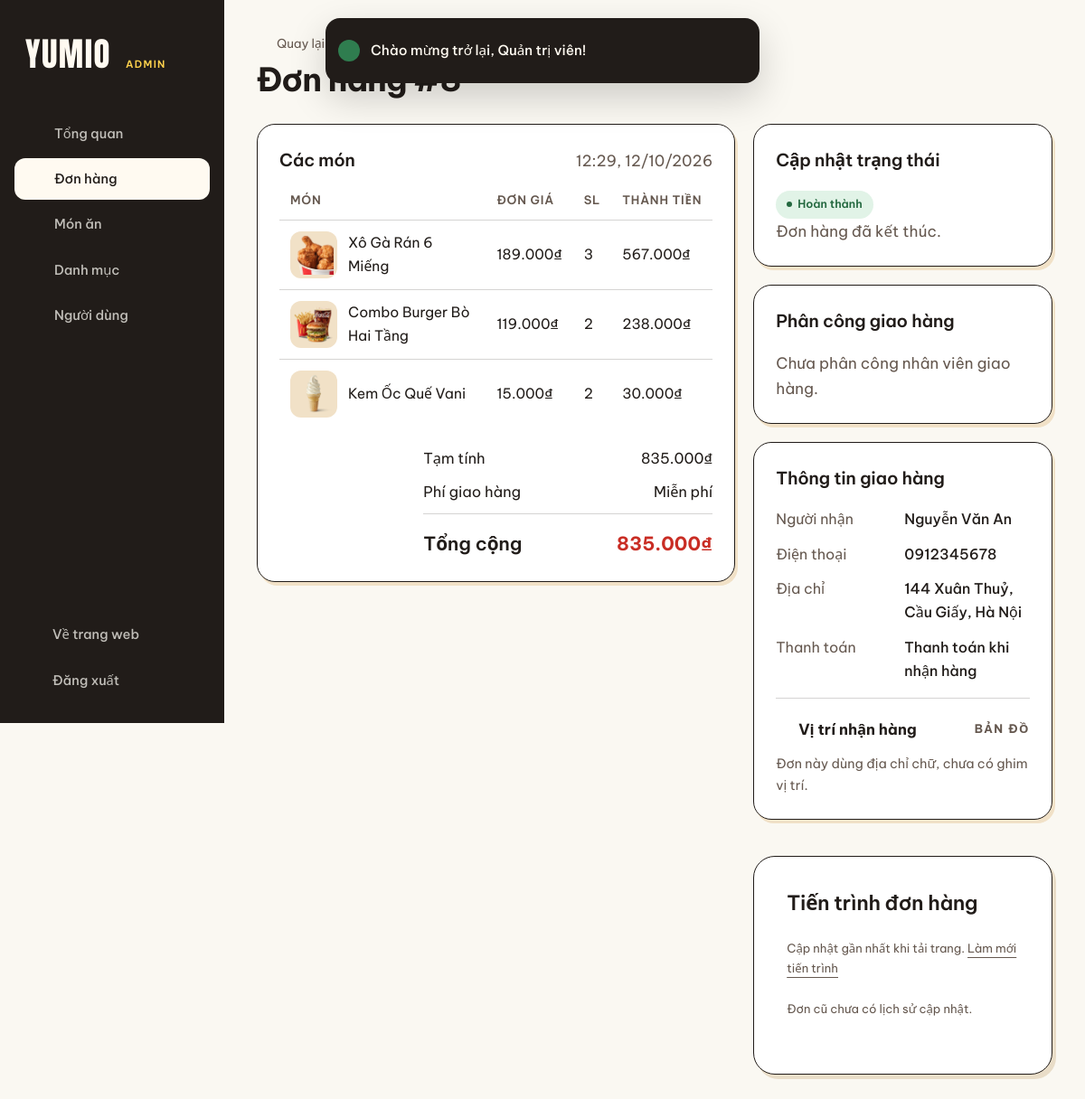
Page /admin/orders/8 (signed in) on the committed database.
### tables this page shows
CREATE TABLE orders (
    id             INT UNSIGNED AUTO_INCREMENT PRIMARY KEY,
    user_id        INT UNSIGNED NOT NULL,
    receiver_name  VARCHAR(100) NOT NULL,
    phone          VARCHAR(20)  NOT NULL,
    address        VARCHAR(255) NOT NULL,
    note           TEXT NULL,
    subtotal       DECIMAL(12, 0) NOT NULL,
    shipping_fee   DECIMAL(12, 0) NOT NULL DEFAULT 0,
    total_amount   DECIMAL(12, 0) NOT NULL,
    payment_method ENUM('cod', 'bank') NOT NULL DEFAULT 'cod',
    status         ENUM('pending', 'confirmed', 'preparing', 'delivering', 'completed', 'cancelled') NOT NULL DEFAULT 'pending',
    shipper_id     INT UNSIGNED NULL,
    checkout_token CHAR(64) NULL UNIQUE,
    delivery_lat   DECIMAL(10,7) NULL,
    delivery_lng   DECIMAL(10,7) NULL,
    distance_km    DECIMAL(10,2) NULL,
    created_at     TIMESTAMP NOT NULL DEFAULT CURRENT_TIMESTAMP,
    FOREIGN KEY (user_id) REFERENCES users(id) ON DELETE RESTRICT,
    FOREIGN KEY (shipper_id) REFERENCES users(id) ON DELETE RESTRICT,
    INDEX idx_orders_shipper_status (shipper_id, status)
);

CREATE TABLE order_items (
    id       INT UNSIGNED AUTO_INCREMENT PRIMARY KEY,
    order_id INT UNSIGNED NOT NULL,
    food_id  INT UNSIGNED NOT NULL,
    quantity INT UNSIGNED NOT NULL,
    price    DECIMAL(12, 0) NOT NULL COMMENT 'Giá tại thời điểm đặt hàng',
    food_name VARCHAR(150) NULL COMMENT 'Tên món tại thời điểm đặt hàng',
    FOREIGN KEY (order_id) REFERENCES orders(id) ON DELETE CASCADE,
    FOREIGN KEY (food_id)  REFERENCES foods(id)  ON DELETE RESTRICT
);

CREATE TABLE foods (
    id           INT UNSIGNED AUTO_INCREMENT PRIMARY KEY,
    category_id  INT UNSIGNED NOT NULL,
    name         VARCHAR(150) NOT NULL,
    slug         VARCHAR(170) NOT NULL UNIQUE,
    description  TEXT NULL,
    price        DECIMAL(12, 0) NOT NULL,
    image        VARCHAR(255) NULL COMMENT 'Đường dẫn tính từ public/',
    bg_color     CHAR(7) NOT NULL DEFAULT '#f9c94d' COMMENT 'Màu nền thẻ món ăn',
    is_featured  TINYINT(1) NOT NULL DEFAULT 0,
    is_available TINYINT(1) NOT NULL DEFAULT 1,
    created_at   TIMESTAMP NOT NULL DEFAULT CURRENT_TIMESTAMP,
    FOREIGN KEY (category_id) REFERENCES categories(id) ON DELETE RESTRICT
);

### app/Core/Controller.php (called while the page is built, shortened)
<?php
abstract class Controller
{
    protected function view(string $view, array $data = [], ?string $layout = 'main'): void
    {
        View::render($view, $data, $layout);
    }
}

### app/Controllers/Admin/OrderController.php (called while the page is built, shortened)
<?php
class OrderController extends Controller
{
    public function show(string $id): void
    {
        $order = Order::find((int) $id) ?? $this->notFound();
        $this->view('admin/order/detail', [
            'title' => 'Đơn hàng #' . $order['id'],
            'order' => $order,
            'items' => OrderItem::byOrder((int) $order['id']),
            'shippers' => User::shippers(),
            'events' => Order::events((int) $order['id']),
        ], 'admin');
    }
}

### public/index.php (called while the page is built, shortened)
<?php
require BASE_PATH . '/app/bootstrap.php';
$router = new App\Core\Router();
$router->dispatch($_SERVER['REQUEST_METHOD'], $_SERVER['REQUEST_URI']);

### app/bootstrap.php (called while the page is built, shortened)
<?php
spl_autoload_register(function (string $class): void {
    $prefix = 'App\\';
    $file = BASE_PATH . '/app/' . str_replace('\\', '/', substr($class, strlen($prefix))) . '.php';
});
require BASE_PATH . '/app/Helpers/functions.php';

### app/Core/Database.php (called while the page is built, shortened)
<?php
class Database
{
    private static ?PDO $connection = null;
    public static function connection(): PDO
    {
        if (self::$connection === null) {
            $db = config('database');
            $dsn = "mysql:host={$db['host']};port={$db['port']};dbname={$db['database']};charset={$db['charset']}";
            self::$connection = new PDO($dsn, $db['username'], $db['password'], [
                PDO::ATTR_ERRMODE            => PDO::ERRMODE_EXCEPTION,
                PDO::ATTR_DEFAULT_FETCH_MODE => PDO::FETCH_ASSOC,
                PDO::ATTR_EMULATE_PREPARES   => false,
            ]);
            self::$connection->exec("SET SESSION sql_mode = CONCAT_WS(',', @@sql_mode, 'STRICT_TRANS_TABLES')");
        }
        return self::$connection;
    }
}

### app/Core/Model.php (called while the page is built, shortened)
<?php
abstract class Model
{
    protected static string $table;
    protected static string $primaryKey = 'id';
    protected static function db(): PDO
    {
        return Database::connection();
    }
    public static function find(int $id): ?array
    {
        $stmt = static::db()->prepare('SELECT * FROM ' . static::$table . ' WHERE ' . static::$primaryKey . ' = ?');
        $stmt->execute([$id]);
        return $stmt->fetch() ?: null;
    }
}

### app/Models/OrderItem.php (called while the page is built, shortened)
<?php
class OrderItem extends Model
{
    public static function byOrder(int $orderId): array
    {
        $stmt = static::db()->prepare(
            'SELECT oi.*, COALESCE(oi.food_name, f.name) AS name, f.slug, f.image, f.bg_color FROM order_items oi
             JOIN foods f ON f.id = oi.food_id
             WHERE oi.order_id = ?'
        );
        $stmt->execute([$orderId]);
        return $stmt->fetchAll();
    }
}

### app/Views/admin/order/detail.php (the view, shortened to what this page needs)
<?php $headBack = '/admin/orders'; require BASE_PATH . '/app/Views/partials/admin_head.php'; ?>
<div class="admin-grid admin-grid--wide-left">
    <section class="panel">
        <div class="panel__head"><h2>Các món</h2><span class="muted"><?= date('H:i, d/m/Y', strtotime($order['created_at'])) ?></span></div>
        <table class="table">
            <thead><tr><th>Món</th><th>Đơn giá</th><th>SL</th><th>Thành tiền</th></tr></thead>
            <tbody>
            <?php foreach ($items as $item): ?>
                <tr>
                    <td><div class="cell-media"><span class="tile-media" style="--tile-bg: <?= e($item['bg_color']) ?>"><img src="<?= image_url($item['image']) ?>" alt=""></span><span><?= e($item['name']) ?></span></div></td>
                    <td><?= format_price($item['price']) ?></td>
                    <td><?= $item['quantity'] ?></td>
                    <td><?= format_price($item['price'] * $item['quantity']) ?></td>
                </tr>
            <?php endforeach; ?>
            </tbody>
        </table>
        <div class="totals">
            <div class="summary__row"><span>Tạm tính</span><span><?= format_price($order['subtotal']) ?></span></div>
            <div class="summary__row"><span>Phí giao hàng</span><span><?= $order['shipping_fee'] > 0 ? format_price($order['shipping_fee']) : 'Miễn phí' ?></span></div>
            <div class="summary__row summary__row--total"><span>Tổng cộng</span><span><?= format_price($order['total_amount']) ?></span></div>
        </div>
    </section>
    <div class="stack">
        <section class="panel">
            <h2>Cập nhật trạng thái</h2>
            <p><span class="status-pill status--<?= e($order['status']) ?>"><?= e(App\Models\Order::STATUSES[$order['status']]) ?></span></p>
            <?php $nextStatuses = App\Models\Order::TRANSITIONS[$order['status']] ?? []; ?>
            <?php if ($nextStatuses): ?>
            <form action="<?= url('/admin/orders/' . $order['id'] . '/status') ?>" method="post" class="status-form">
                <?= csrf_field() ?>
                <div class="choice-list">
                    <?php foreach ($nextStatuses as $value): $label = App\Models\Order::STATUSES[$value]; ?>
                        <label class="choice choice--compact">
                            <input type="radio" name="status" value="<?= $value ?>" required <?= $value === 'delivering' && !$order['shipper_id'] ? 'disabled' : '' ?>>
                            <span class="status-pill status--<?= $value ?>"><?= e($label) ?></span>
                        </label>
                    <?php endforeach; ?>
                </div>
                <button type="submit" class="btn btn--solid btn--block">Lưu trạng thái</button>
            </form>
            <?php else: ?><p class="muted">Đơn hàng đã kết thúc.</p><?php endif; ?>
        </section>
        <section class="panel">
            <h2>Phân công giao hàng</h2>
            <?php $assignedShipper = null; foreach ($shippers as $candidate) { if ((int) $candidate['id'] === (int) $order['shipper_id']) { $assignedShipper = $candidate; } } ?>
            <p class="muted"><?= $assignedShipper ? e($assignedShipper['name']) . ' · ' . e($assignedShipper['phone'] ?? '') : 'Chưa phân công nhân viên giao hàng.' ?></p>
        </section>
        <section class="panel">
            <h2>Thông tin giao hàng</h2>
            <dl class="info-list">
                <div><dt>Người nhận</dt><dd><?= e($order['receiver_name']) ?></dd></div>
                <div><dt>Điện thoại</dt><dd><a href="tel:<?= e($order['phone']) ?>"><?= e($order['phone']) ?></a></dd></div>
                <div><dt>Địa chỉ</dt><dd><?= e($order['address']) ?></dd></div>
                <div><dt>Thanh toán</dt><dd><?= e(App\Models\Order::PAYMENT_METHODS[$order['payment_method']]) ?></dd></div>
            </dl>
            <?php $mapMode = 'view'; $mapOrder = $order; require BASE_PATH . '/app/Views/partials/delivery_map.php'; ?>
        </section>
        <?php require BASE_PATH . '/app/Views/partials/order_events.php'; ?>
    </div>
</div>

### app/Core/Router.php (shortened to what this page needs)
<?php
class Router
{
    private array $routes = [];
    private function add(string $method, string $path, array $action, array $middlewares): void
    {
        $this->routes[$method][] = compact('pattern', 'action', 'middlewares');
    }
    public function dispatch(string $method, string $uri): void
    {
        $path = $this->normalizePath($uri);
        foreach ($this->routes[$method] ?? [] as $route) {
            if (!preg_match($route['pattern'], $path, $matches)) {
                continue;
            }
            $params = array_filter($matches, 'is_string', ARRAY_FILTER_USE_KEY);
            [$controller, $action] = $route['action'];
            (new $controller())->$action(...$params);
            return;
        }
    }
    private function normalizePath(string $uri): string
    {
        $path = parse_url($uri, PHP_URL_PATH) ?: '/';
        return rtrim($path, '/') ?: '/';
    }
}

### public/assets/css/style.css (style rules this page uses)
:root { --cream: #fffdf7; --cream-2: #fff9e9; --cream-3: #fff3d6; --ink: #203c31; --ink-soft: #5c5a55; --ink-faint: #8b8880; --line: rgba(45, 45, 45, 0.14); --white: #fff; --success: #2f7d4f; --danger: #c63a2b; --c-yellow: #f9c94d; --c-orange: #f6893b; --c-red: #e9573d; --c-green: #9cc94a; --c-blue: #2fb3d3; --c-peach: #f8a46b; --font-sans: "Be Vietnam Pro", system-ui, -apple-system, "Segoe UI", sans-serif; --font-serif: "Playfair Display", Georgia, "Times New Roman", serif; --font-display: "Anton", Impact, "Arial Narrow", sans-serif; --container: 1200px; --gutter: clamp(20px, 4vw, 48px); --section-space: clamp(64px, 8vw, 128px); --radius: 18px; --radius-sm: 12px; --pill: 999px; --ease-out: cubic-bezier(0.22, 1, 0.36, 1); --ease-in-out: cubic-bezier(0.65, 0, 0.35, 1); --press: 100ms; --header-h: 124px; color-scheme: light; }
*, *::before, *::after { box-sizing: border-box; }
html { -webkit-text-size-adjust: 100%; scroll-padding-top: calc(var(--header-h) + 16px); }
body { margin: 0; background: var(--cream); color: var(--ink); font: 400 1rem/1.6 var(--font-sans); -webkit-font-smoothing: antialiased; -moz-osx-font-smoothing: grayscale; text-rendering: optimizeLegibility; overflow-x: hidden; }
img, svg { display: block; max-width: 100%; }
img { height: auto; }
a { color: inherit; text-decoration: none; }
h1, h2, h3, h4, p { margin: 0; }
.muted { color: var(--ink-soft); }
.tile-media { position: relative; display: grid; place-items: center; aspect-ratio: 3 / 4; overflow: hidden; background: var(--tile-bg, var(--c-yellow)); }
.tile-media img { width: 80%; height: 80%; object-fit: contain; filter: drop-shadow(0 22px 26px rgba(40, 20, 0, 0.22)); transition: transform 600ms var(--ease-out); -webkit-user-drag: none; user-select: none; }
.summary__row { display: flex; justify-content: space-between; gap: 16px; font-size: 0.95rem; }
.summary__row span:last-child { font-variant-numeric: tabular-nums; }
.summary__row--total { padding-top: 16px; border-top: 1px solid var(--line); font-size: 1.15rem; font-weight: 600; }
.status-pill { display: inline-flex; align-items: center; gap: 6px; padding: 5px 12px; border-radius: var(--pill); font-size: 0.78rem; font-weight: 600; white-space: nowrap; background: #eee; }
.status-pill::before { content: ""; width: 6px; height: 6px; border-radius: 50%; background: currentColor; }
.status--completed { background: #e1f3e7; color: #23683f; }
.info-list { display: grid; gap: 12px; font-size: 0.95rem; }
.info-list div { display: grid; grid-template-columns: 130px 1fr; gap: 12px; }
.info-list dt { color: var(--ink-soft); }
.info-list dd { margin: 0; font-weight: 500; }
.info-list dd, .order-card__meta { overflow-wrap: anywhere; }

### public/assets/css/admin.css (style rules this page uses)
body.admin { display: grid; grid-template-columns: 248px minmax(0, 1fr); min-height: 100dvh; background: #faf8f2; }
.panel { padding: 24px; border-radius: 20px; background: var(--white); box-shadow: 0 0 0 1px var(--line); min-width: 0; }
.panel h2 { font-size: 1.1rem; font-weight: 600; letter-spacing: -0.01em; margin-bottom: 16px; }
.panel__head { display: flex; justify-content: space-between; align-items: baseline; gap: 12px; margin-bottom: 8px; }
.panel__head h2 { margin-bottom: 0; }
.admin-grid { display: grid; grid-template-columns: 1.6fr 1fr; gap: 20px; align-items: start; }
.admin-grid--wide-left { grid-template-columns: minmax(0, 1.6fr) minmax(300px, 1fr); }
.stack { display: grid; gap: 20px; }
.table { width: 100%; border-collapse: collapse; font-size: 0.9rem; }
.table th { padding: 10px 12px; border-bottom: 1px solid var(--line); font-size: 0.75rem; font-weight: 600; letter-spacing: 0.06em; text-transform: uppercase; text-align: left; color: var(--ink-faint); white-space: nowrap; }
.table td { padding: 12px; border-bottom: 1px solid var(--line); vertical-align: middle; }
.table tr:last-child td { border-bottom: 0; }
.table tbody tr { transition: background-color 120ms ease; }
.cell-media { display: flex; align-items: center; gap: 12px; }
.cell-media .tile-media { flex: none; width: 52px; aspect-ratio: 1; border-radius: 12px; }
.cell-media .tile-media img { width: 84%; height: 84%; filter: none; }
.totals { display: grid; gap: 10px; max-width: 320px; margin: 20px 0 0 auto; }

### rows in the picture
orders: created_at "12:29, 12/10/2026", subtotal "835.000₫", total_amount "835.000₫", status "Hoàn thành", receiver_name "Nguyễn Văn An", phone "0912345678", address "144 Xuân Thuỷ, Cầu Giấy, Hà Nội", payment_method "Thanh toán khi nhận hàng"
order_items: food.image (picture), name "Xô Gà Rán 6 Miếng", price "189.000₫", quantity "3", format_price($item['price'] * $item['quantity']) "567.000₫"
order_items: food.image (picture), name "Combo Burger Bò Hai Tầng", price "119.000₫", quantity "2", format_price($item['price'] * $item['quantity']) "238.000₫"
order_items: food.image (picture), name "Kem Ốc Quế Vani", price "15.000₫", quantity "2", format_price($item['price'] * $item['quantity']) "30.000₫"

### other values in the picture
$label "Tổng quan"
$label "Đơn hàng"
$label "Món ăn"
$label "Danh mục"
$label "Người dùng"
$message "Chào mừng trở lại, Quản trị viên!"
